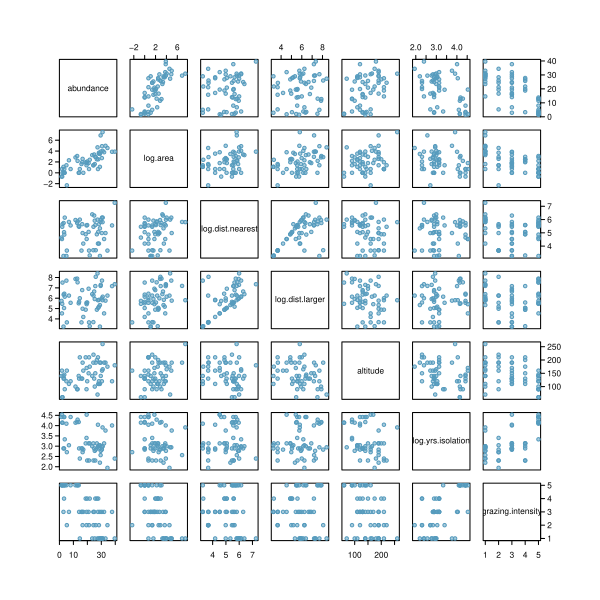

Source code (R):
library(openintro)
library(oibiostat)
data(COL)
data("forest.birds")

forest.birds$log.area = log(forest.birds$patch.area)
forest.birds$log.dist.nearest = log(forest.birds$dist.nearest)
forest.birds$log.dist.larger = log(forest.birds$dist.larger)
forest.birds$log.yrs.isolation = log(forest.birds$yrs.isolation)

myPDF("forestbirdsScatterPlotMatrix.pdf",
#      6, 3.3,
     6,6,
     mar = c(3, 4.5, 0.5, 1.2),
     mgp = c(2.0, 0.5, 0),
     mai = c(0.1, 0.1, 0.1, 0.1))

pairs(~ abundance + log.area + log.dist.nearest
      + log.dist.larger  + altitude + log.yrs.isolation +
        grazing.intensity, data=forest.birds,
      pch = 21,
      cex = 0.7,
      cex.axis = (0.8),
      bg = COL[1, 3],
      col = COL[1])

dev.off()
